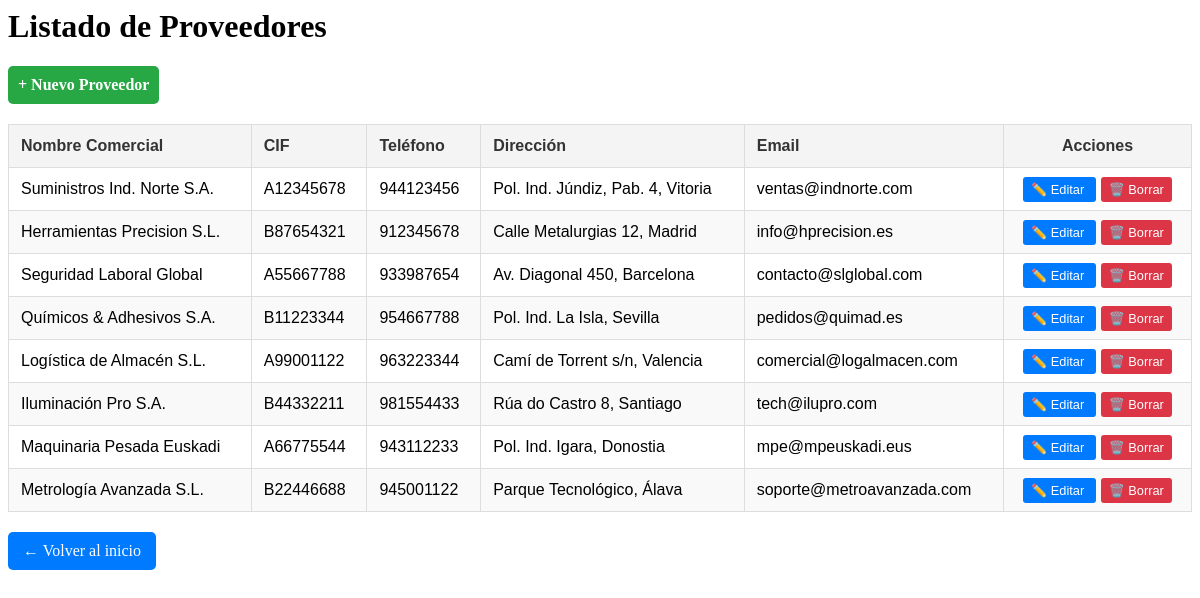
/proveedores/, run on an earlier commit of the app's database.
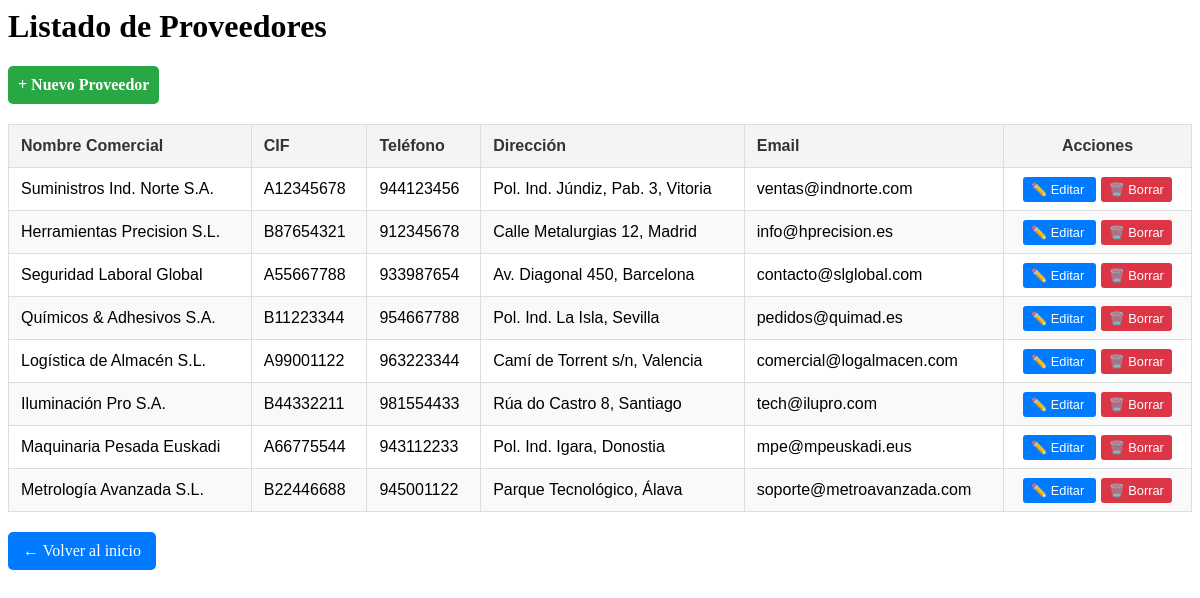
And on a later commit of the database.
### compras/models.py (models this page shows, shortened)
class Proveedor(models.Model):
    cif = models.CharField(max_length=9, unique=True)
    nombre_comercial = models.CharField(max_length=150)
    email = models.EmailField()
    telefono = models.CharField(max_length=15)
    direccion = models.TextField()

### compras/views.py (the view)
# urls.py: path('proveedores/', views.listado_proveedores, name='listado_proveedores'),
def listado_proveedores(request):
    todos_proveedores = Proveedor.objects.all()
    return render(request, 'compras/listado_proveedores.html', {'proveedores': todos_proveedores})

### compras/templates/compras/listado_proveedores.html (shortened to what this page needs)
<h1>Listado de Proveedores</h1>
<div style="margin-bottom: 20px;">
    <a href="{% url 'compras:crear_proveedor' %}" class="btn-nuevo">
        + Nuevo Proveedor
    </a>
</div>
<table>
    <thead>
        <tr>
            <th>Nombre Comercial</th>
            <th>CIF</th>
            <th>Teléfono</th>
            <th>Dirección</th>
            <th>Email</th>
            <th style="text-align: center;">Acciones</th>
        </tr>
    </thead>
    <tbody>
        {% for p in proveedores %}
        <tr>
            <td>{{ p.nombre_comercial }}</td>
            <td>{{ p.cif }}</td>
            <td>{{ p.telefono }}</td>
            <td>{{ p.direccion }}</td>
            <td>{{ p.email }}</td>
            <td style="text-align: center;">
                <a href="{% url 'compras:editar_proveedor' p.pk %}"
                   style="padding: 5px 8px; background: #007bff; color: white; text-decoration: none; border-radius: 3px; font-size: 0.8em;">
                   ✏️ Editar
                </a>
                <a href="{% url 'compras:eliminar_proveedor' p.pk %}"
                   style="padding: 5px 8px; background: #dc3545; color: white; text-decoration: none; border-radius: 3px; font-size: 0.8em; margin-left: 5px;">
                   🗑️ Borrar
                </a>
            </td>
        </tr>
        {% empty %}
        <tr>
            <td colspan="6" style="text-align: center;">No hay proveedores registrados.</td>
        </tr>
        {% endfor %}
    </tbody>
</table>
<a href="{% url 'compras:inicio' %}" class="btn-volver">← Volver al inicio</a>

What changed in the data, as far as the page shows it:
changed Proveedor "Suministros Ind. Norte S.A.": direccion "Pol. Ind. Júndiz, Pab. 4, Vitoria" → "Pol. Ind. Júndiz, Pab. 3, Vitoria"
